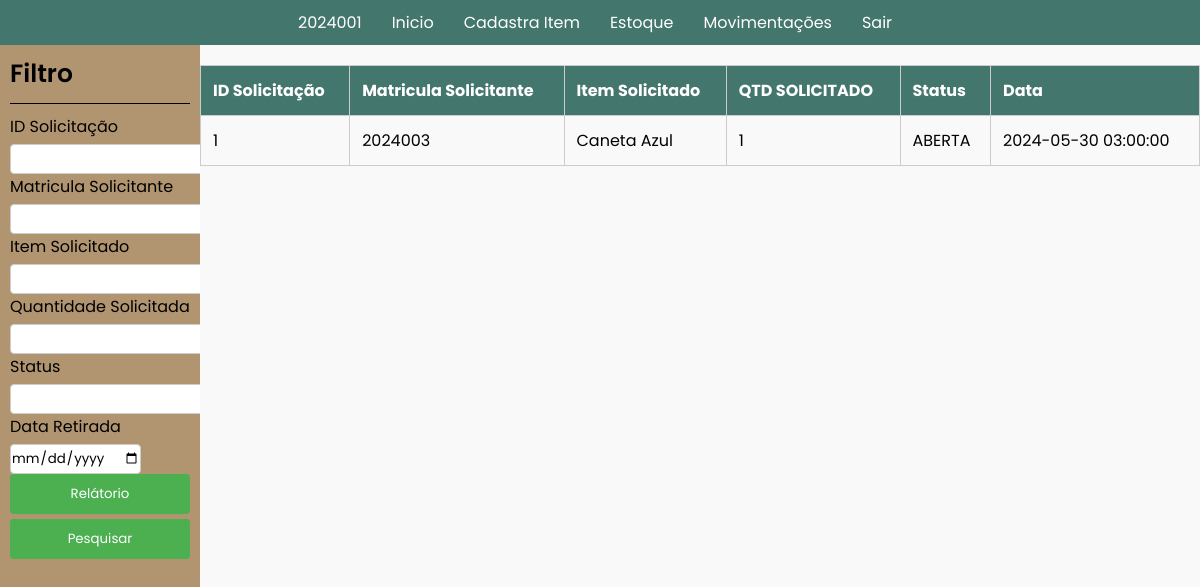
Before: /08.Almox_Estoq_Mov/index.php (signed in) with the older database file.
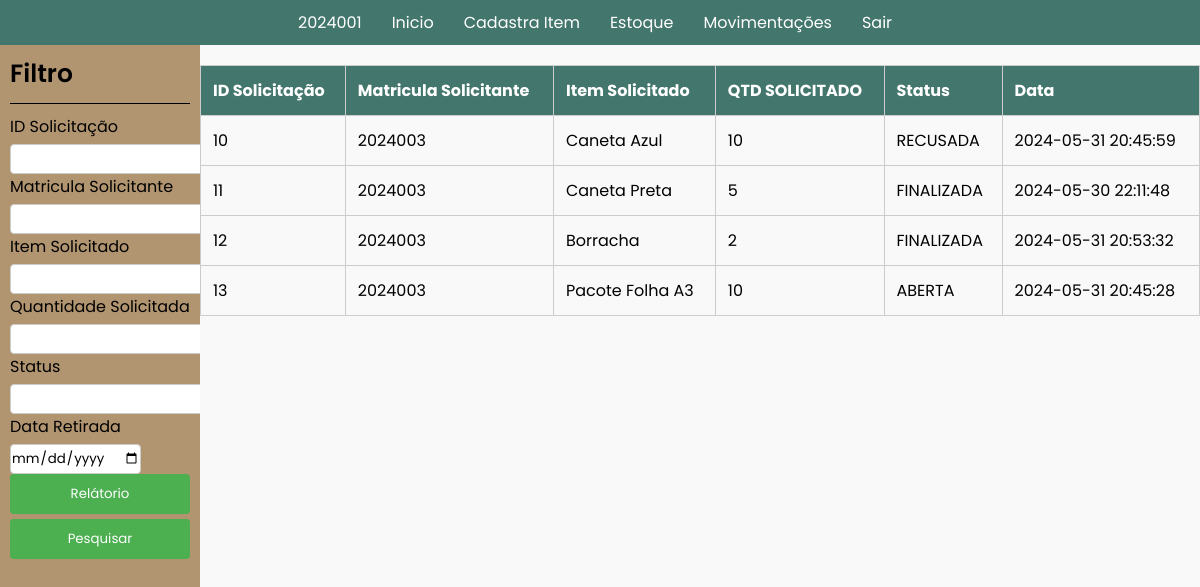
After: the same page with the newer database file.
### tables this page shows
CREATE TABLE `requisicao` (
  `QuantidadeItem` int(11) DEFAULT NULL,
  `CargoFuncionario` varchar(100) DEFAULT NULL,
  `ID_Solicitacao` int(11) NOT NULL,
  `NomeItem` varchar(100) DEFAULT NULL,
  `SetorFuncionario` varchar(100) DEFAULT NULL,
  `StatusSolicitacao` varchar(50) DEFAULT NULL,
  `DataSolicitacao` timestamp NOT NULL DEFAULT current_timestamp() ON UPDATE current_timestamp(),
  `FK_ITEM_ID_Item` int(11) DEFAULT NULL,
  `FK_CONTA_Matricula` int(11) DEFAULT NULL
);

### 08.Almox_Estoq_Mov/index.php (the view, shortened to what this page needs)
<!DOCTYPE html>
<html lang="en">
<head>
    <link rel="stylesheet" href="style.css">
    <link rel="stylesheet" href="../src/css/reset.css">
    <link rel="stylesheet" href="../src/css/font.css">
    <link rel="stylesheet" href="../src/css/printParametre.css">
</head>
<?php
$atual = $_SESSION['matricula'];
include '../src/db/db_connection.php';
?>
<body>
    <nav>
        <ul>
            <?php
            $menu_items = array(
                $atual => "ID.php",
                "Inicio" => "../06.Almox_Home/index.php",
                "Cadastra Item" => "../07.Almox_Cadastro_Item/index.php",
                "Estoque" => "../09.Almox_Estoq_Item/index.php",
                "Movimentações" => "../08.Almox_Estoq_Mov/index.php",
                "Sair" => "../src/php/sair.php"
            );
            foreach ($menu_items as $label => $url) {
                echo '<li><a href="' . $url . '">' . $label . '</a></li>';
            }
            ?>
        </ul>
    </nav>
    <div class="content">
        <div class="menuLateral">
        <h4>Filtro</h4>
        <form action="" method="get">
            <div>
                <label for="idSolicitação">ID Solicitação</label>
                <input type="number" name="idSolicitação" id="idSolicitação" value="<?php echo isset($_GET['idSolicitação']) ? $_GET['idSolicitação'] : ''; ?>">
            </div>
            <div>
                <label for="MatriculaSolicitante">Matricula Solicitante</label>
                <input type="text" name="MatriculaSolicitante" id="MatriculaSolicitante" value="<?php echo isset($_GET['MatriculaSolicitante']) ? $_GET['MatriculaSolicitante'] : ''; ?>">
            </div>
            <div>
                <label for="itemSolicitado">Item Solicitado</label>
                <input type="text" name="itemSolicitado" id="itemSolicitado" value="<?php echo isset($_GET['itemSolicitado']) ? $_GET['itemSolicitado'] : ''; ?>">
            </div>
            <div>
                <label for="quantidade">Quantidade Solicitada</label>
                <input type="number" name="quantidade" id="quantidade" value="<?php echo isset($_GET['quantidade']) ? $_GET['quantidade'] : ''; ?>">
            </div>
            <div>
                <label for="statusSolicitacao">Status</label>
                <input type="text" name="statusSolicitacao" id="statusSolicitacao" value="<?php echo isset($_GET['statusSolicitacao']) ? $_GET['statusSolicitacao'] : ''; ?>">
            </div>
            <div>
                <label for="dataRet">Data Retirada</label>
                <input type="date" name="dataRet" id="dataRet" value="<?php echo isset($_GET['dataRet']) ? $_GET['dataRet'] : ''; ?>">
            </div>
            <div class="relatorio">
                <button type="button" onclick="imprimirRelatorio()">Relátorio</button>
            </div>
            <div class="pesquisa">
                <button type="submit">Pesquisar</button>
            </div>
        </form>
        </div>
        <div class="dataGrid printableArea">
            <table>
                <thead>
                    <tr>
                        <th>ID Solicitação</th>
                        <th>Matricula Solicitante</th>
                        <th>Item Solicitado</th>
                        <th>QTD SOLICITADO</th>
                        <th>Status</th>
                        <th>Data</th>
                    </tr>
                </thead>
                <tbody>
                    <?php
                        $sql = "SELECT * FROM requisicao";
                        $result = $conn->query($sql);
                        if ($result->num_rows > 0) {
                            while ($row = $result->fetch_assoc()) {
                                echo "<tr>
                                    <td>{$row['ID_Solicitacao']}</td>
                                    <td>{$row['FK_CONTA_Matricula']}</td>
                                    <td>{$row['NomeItem']}</td>
                                    <td>{$row['QuantidadeItem']}</td>
                                    <td>{$row['StatusSolicitacao']}</td>
                                    <td>{$row['DataSolicitacao']}</td>
                                  </tr>";
                            }
                        } else {
                            echo "<tr><td colspan='6'>Nenhum registro encontrado</td></tr>";
                        }
                    ?>
                </tbody>
            </table>
        </div>
    </div>
</body>
</html>

Changed rows visible on the page:
removed requisicao: ID_Solicitacao "1", FK_CONTA_Matricula "2024003", NomeItem "Caneta Azul", QuantidadeItem "1", StatusSolicitacao "ABERTA", DataSolicitacao "2024-05-30 03:00:00"
added requisicao: ID_Solicitacao "10", FK_CONTA_Matricula "2024003", NomeItem "Caneta Azul", QuantidadeItem "10", StatusSolicitacao "RECUSADA", DataSolicitacao "2024-05-31 20:45:59"
added requisicao: ID_Solicitacao "11", FK_CONTA_Matricula "2024003", NomeItem "Caneta Preta", QuantidadeItem "5", StatusSolicitacao "FINALIZADA", DataSolicitacao "2024-05-30 22:11:48"
added requisicao: ID_Solicitacao "12", FK_CONTA_Matricula "2024003", NomeItem "Borracha", QuantidadeItem "2", StatusSolicitacao "FINALIZADA", DataSolicitacao "2024-05-31 20:53:32"
added requisicao: ID_Solicitacao "13", FK_CONTA_Matricula "2024003", NomeItem "Pacote Folha A3", QuantidadeItem "10", StatusSolicitacao "ABERTA", DataSolicitacao "2024-05-31 20:45:28"
